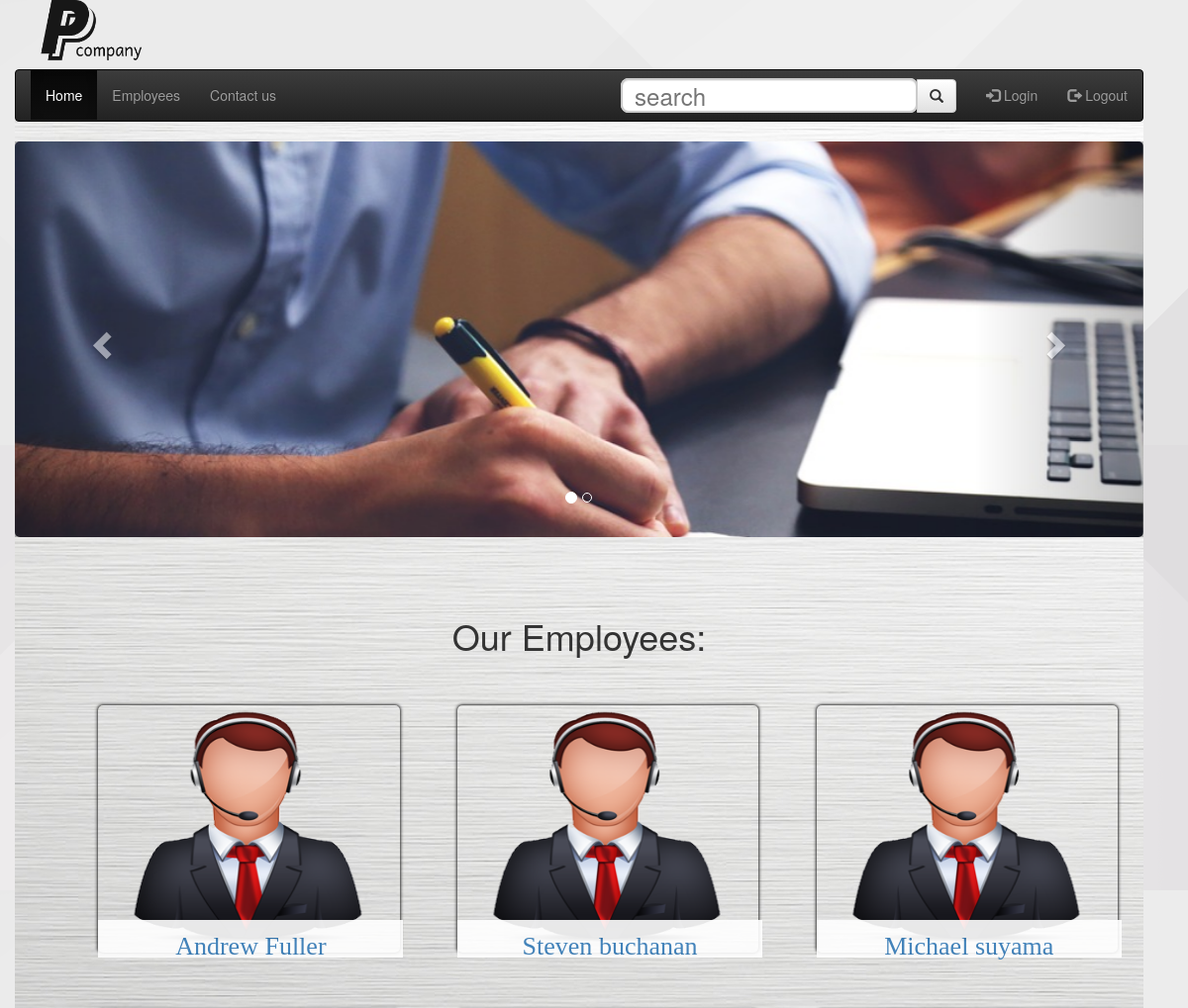
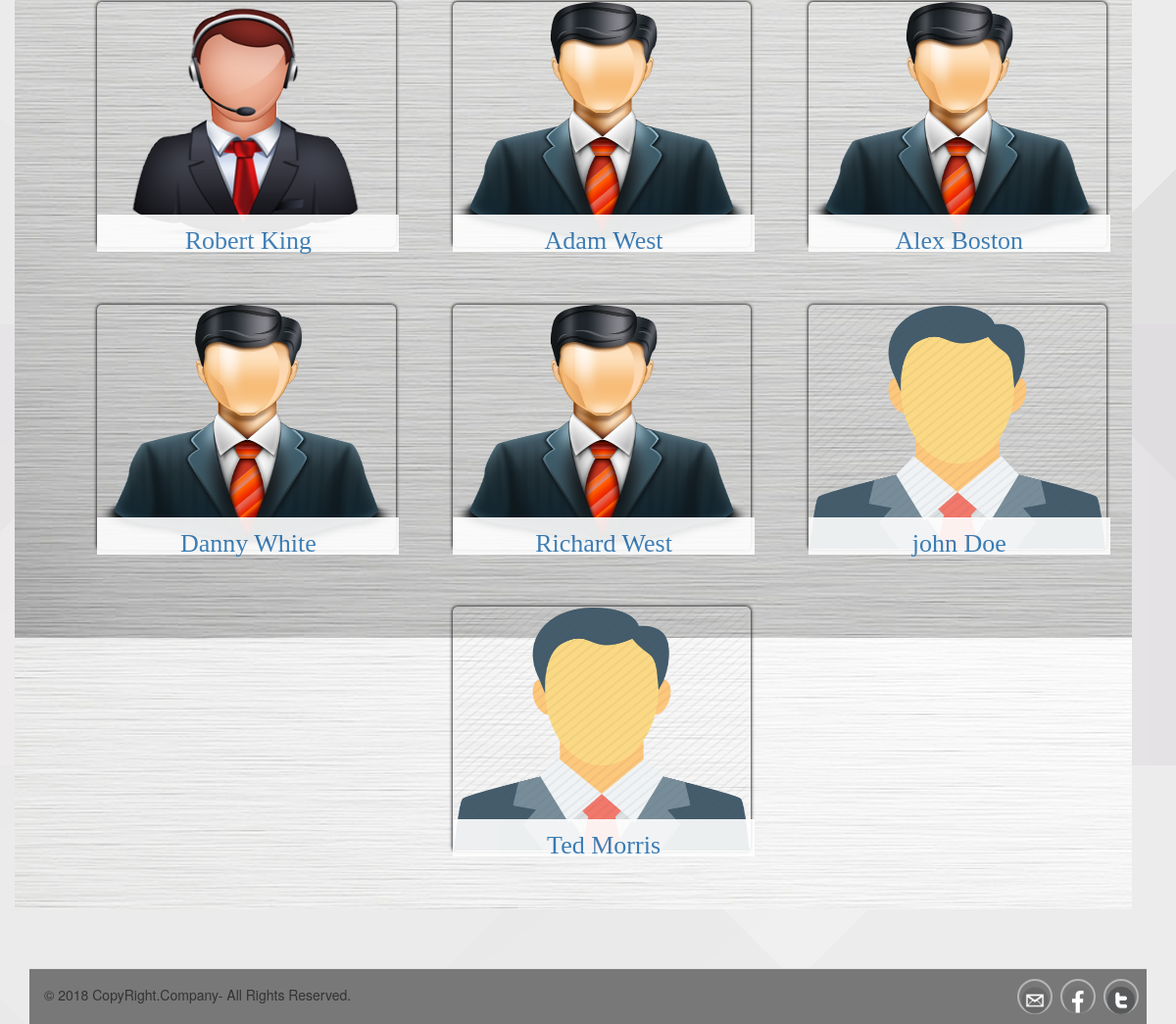
/php/employees.php, run on the app's committed database (2 pictures, top to bottom).
### tables this page shows
CREATE TABLE `add_employees` (
  `a_id` int(6) NOT NULL,
  `a_image` text NOT NULL,
  `fname` text NOT NULL,
  `lname` text NOT NULL,
  `EXT` int(11) NOT NULL,
  `email` text NOT NULL,
  `description` text NOT NULL,
  `username` text NOT NULL,
  `password` text NOT NULL,
  `k` int(2) NOT NULL
);

### php/employees.php (the view, shortened to what this page needs)
<!DOCTYPE html>
<html lang="en">
<head>
  <link rel="stylesheet" type="text/css" href="../css/main.css">
   <link rel="stylesheet" type="text/css" href="../css/search.css">
    <link rel="stylesheet" type="text/css" href="../css/employees.css">
  <link rel="stylesheet" href="https://maxcdn.bootstrapcdn.com/bootstrap/3.3.7/css/bootstrap.min.css">
    <link rel="stylesheet" href="https://maxcdn.bootstrapcdn.com/bootstrap/3.2.0/css/bootstrap.min.css">
    <link rel="stylesheet" href="https://maxcdn.bootstrapcdn.com/bootstrap/3.2.0/css/bootstrap-theme.min.css">
 <?php include_once 'DB.inc.php';?>
</head>
<body>
<div class="container">
 <img src="../img/home/logo.png" width="160" height="70"  alt="logo">
 <div class="section row">
<nav class="navbar navbar-inverse">
    <div class="collapse navbar-collapse" id="myNavbar">
      <ul class="nav navbar-nav">
      <li class="active"><a href="home.php">Home</a></li>
        <li><a href="employees.php">Employees</a></li>
        <li><a href="home.php #contact">Contact us</a></li>
      </ul>
      <ul class="nav navbar-nav navbar-right">
        <li><a href="login.php"><span class="glyphicon glyphicon-log-in"></span> Login</a></li>
		<li><a href="logOut.php"><span class="glyphicon glyphicon-log-out"></span> Logout</a></li>
      </ul>
     <form class="navbar-form navbar-right"  action="search.php"  method="POST">
      <div class="input-group">
        <input type="text" name="typeahead" class="typeahead tt-query" autocomplete="off" spellcheck="false" placeholder="search">
        <div class="input-group-btn">
          <button class="btn btn-default" type="submit"  name="submit" onclick="getConfirmation();">
            <i class="glyphicon glyphicon-search"></i>
          </button>
        </div>
      </div>
    </form>
    </div>
</nav>
<div id="myCarousel" class="carousel slide" data-ride="carousel">
    <ol class="carousel-indicators">
      <li data-target="#myCarousel" data-slide-to="0" class="active"></li>
      <li data-target="#myCarousel" data-slide-to="1"></li>
    </ol>
    <div class="carousel-inner" role="listbox">
      <div class="item active">
        <img src="../img/sliderimage/company.jpg" alt="Image">
      </div>
    </div>
    <a class="left carousel-control" href="#myCarousel" role="button" data-slide="prev">
      <span class="glyphicon glyphicon-chevron-left" aria-hidden="true"></span>
    </a>
    <a class="right carousel-control" href="#myCarousel" role="button" data-slide="next">
      <span class="glyphicon glyphicon-chevron-right" aria-hidden="true"></span>
    </a>
</div>
  <br><br><br>
<div id="SectionForEmployees">
      <div id="sec">
	    <h1> Our Employees:</h1><br><br>
		<div class="row">
        <?php
        $qry="SELECT * FROM add_employees  ";
        $result=mysqli_query($con,$qry);
        if($result){
        while ($info=mysqli_fetch_array($result)) {
        print "<div id='employee' ><a href='employeeInfo.php?id=".$info['a_id']."'>
		<img id='emp' src='../uploaded/".$info['a_image']."' width='100%' height='250' ><p>".$info['fname']."  " .$info['lname']." </p></a> </div>";
  }
}
      ?>
     </div>
	 </div >
      </div></div>
<br>
<footer>
    <div class="footer-bottom">
        <div class="container">
            <p class="pull-left">&copy; 2018 CopyRight.Company- All Rights Reserved. </p>
            <div class="pull-right">
                 <div class="col-lg-12 col-md-6 col-sm-12 col-xs-12 ">
                    <ul class="social">
                        <li> <a href="#"> <img src="../img/home/email.png" width="30" height="30"  alt="email">  </i> </a> </li>
                        <li> <a href="https://ar-ar.facebook.com"> <img src="../img/home/facebook.png" width="30" height="30" alt="facebook">  </i> </a> </li>
                        <li> <a href="https://twitter.com/"> <img src="../img/home/twitter.png" width="30" height="30"  alt="twitter">  </i> </a> </li>
                    </ul>
                </div>
            </div>
        </div>
    </div>
</footer>
</div>
</body>
</html>

### css/main.css (style rules this page uses)
body { background-image: url(../img/home/white-wallpaper.png); }
.navbar { margin-bottom: 0; border-radius: 0; }
.nav { margin-right:20px; }
.carousel-inner { position: relative; border-radius: 5px; padding:0px; margin-left:0px; height:400px; width: 100%; }
.carousel-inner img { width: 100%; height: 25%; position: absolute; }
.section { margin-top: -10%; background-image:url(../img/home/background.jpg); width: 100%; margin-top: 0; }
.section p { font-size: 20px; text-align: center; font-family: "Andale Mono", monospace; }
.left ,.right p { font-size: 20px; color: white; }
.social li { background: none repeat scroll 0 0rgb(120, 120, 120); border: 2px solid #B5B5B5; -webkit-border-radius: 50%; -moz-border-radius: 50%; -o-border-radius: 50%; -ms-border-radius: 50%; border-radius: 50%; float: left; height: 36px; line-height: 36px; margin: 0 8px 0 0; padding: 0; text-align: center; width: 36px; transition: all 0.5s ease 0s; -moz-transition: all 0.5s ease 0s; -webkit-transition: all 0.5s ease 0s; -ms-transition: all 0.5s ease 0s; -o-transition: all 0.5s ease 0s; display: inline-block; }
.social li a { color: #EDEFF1; }
.footer-bottom { width:100%; background: rgb(120, 120, 120); border-top: 1px solid #DDDDDD; padding-top: 10px; padding-bottom: 10px; margin-top:40px; }
.footer-bottom p.pull-left { padding-top: 6px; }

### css/search.css (style rules this page uses)
.typeahead, .tt-query, .tt-hint { border: 2px solid #CCCCCC; border-radius: 8px; font-size: 24px; height: 35px; line-height: 30px; outline: medium none; padding: 10px 12px; width: 300px; }
.typeahead { background-color: #FFFFFF; }
.tt-query { box-shadow: 0 1px 1px rgba(0, 0, 0, 0.075) inset; }

### css/employees.css (style rules this page uses)
#employee { box-shadow: 0px 0px 3px 1px ; font-size: 20px; border-radius: 5px; width: 26%; display: inline-block; margin-left: 5%; margin-bottom: 5%; }
#emp { opacity: 1.0; background-repeat: repeat-x; border-style: solid; border-width: 0px; }
#sec { margin-top: -55%; width: 100%; margin: auto; position: relative; text-align: center; }
#sec p { font-size: 26px; font-family:Luminari, fantasy; position: absolute; margin-top: -33px; width: 27%; height:38px; padding-top:8px; text-align: center; background-color: white; opacity:0.9; }

### data on the page
add_employees: a_image (picture), fname "Andrew", lname "Fuller"
add_employees: a_image (picture), fname "Steven", lname "buchanan"
add_employees: a_image (picture), fname "Michael", lname "suyama"
add_employees: a_image (picture), fname "Robert", lname "King"
add_employees: a_image (picture), fname "Adam", lname "West"
add_employees: a_image (picture), fname "Alex", lname "Boston"
add_employees: a_image (picture), fname "Danny", lname "White"
add_employees: a_image (picture), fname "Richard", lname "West"
add_employees: a_image (picture), fname "john", lname "Doe"
add_employees: a_image (picture), fname "Ted", lname "Morris"
